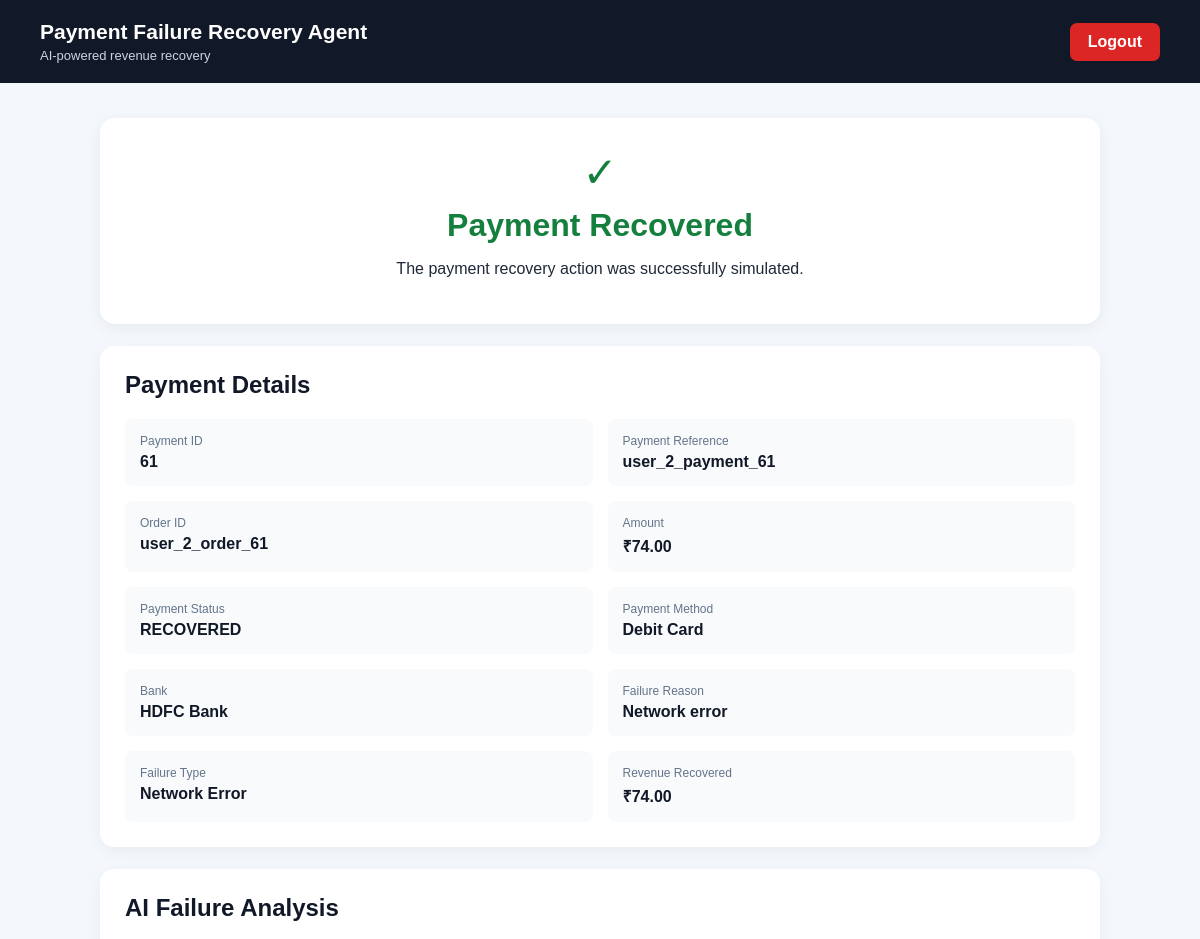
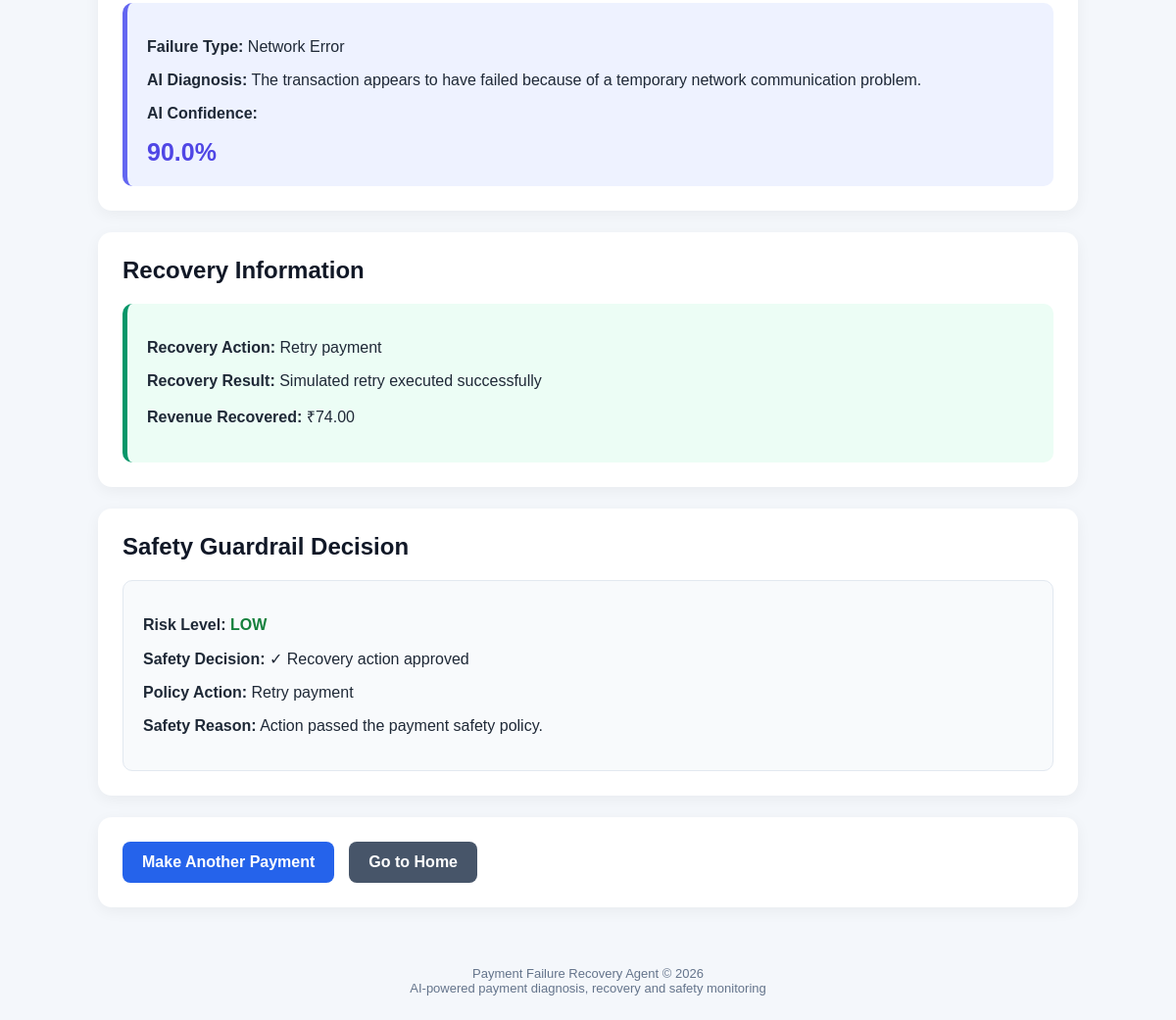
Page /payment-result/61/ (signed in) on the committed database (2 pictures, top to bottom).
### payments/models.py (models this page shows, shortened)
class Payment(models.Model):
    user = models.ForeignKey(
        User,
        on_delete=models.CASCADE,
        null=True,
        blank=True,
        related_name="payments"
    )
    payment_id = models.CharField(
        max_length=255,
        unique=True
    )
    order_id = models.CharField(
        max_length=100,
        blank=True,
        null=True
    )
    amount = models.DecimalField(
        max_digits=12,
        decimal_places=2,
        default=0
    )
    payment_method = models.CharField(
        max_length=100,
        blank=True,
        null=True
    )
    bank = models.CharField(
        max_length=100,
        blank=True,
        null=True
    )
    failure_type = models.CharField(
        max_length=100,
        blank=True,
        null=True
    )
    failure_reason = models.CharField(
        max_length=255,
        blank=True,
        null=True
    )
    cancellation_reason = models.CharField(
        max_length=100,
        blank=True,
        null=True
    )
    status = models.CharField(
        max_length=50,
        default="FAILED"
    )
    retry_count = models.PositiveIntegerField(
        default=0
    )
    ai_diagnosis = models.TextField(
        blank=True,
        null=True
    )
    ai_confidence = models.FloatField(
        blank=True,
        null=True
    )
    recovery_action = models.CharField(
        max_length=255,
        blank=True,
        null=True
    )
    recovery_result = models.TextField(
        blank=True,
        null=True
    )
    revenue_recovered = models.DecimalField(
        max_digits=12,
        decimal_places=2,
        default=0
    )
    created_at = models.DateTimeField(
        auto_now_add=True
    )
    updated_at = models.DateTimeField(
        auto_now=True
    )

class RecoveryAudit(models.Model):
    payment = models.ForeignKey(
        Payment,
        on_delete=models.CASCADE,
        related_name="recovery_audits"
    )
    failure_type = models.CharField(
        max_length=100,
        blank=True,
        null=True
    )
    cancellation_reason = models.CharField(
        max_length=100,
        blank=True,
        null=True
    )
    root_cause = models.CharField(
        max_length=255,
        blank=True,
        null=True
    )
    recommended_action = models.CharField(
        max_length=255,
        blank=True,
        null=True
    )
    confidence = models.FloatField(
        blank=True,
        null=True
    )
    policy_action = models.CharField(
        max_length=255,
        blank=True,
        null=True
    )
    allowed = models.BooleanField(
        default=False
    )
    risk_level = models.CharField(
        max_length=50,
        blank=True,
        null=True
    )
    executed = models.BooleanField(
        default=False
    )
    result = models.TextField(
        blank=True,
        null=True
    )
    reason = models.TextField(
        blank=True,
        null=True
    )
    created_at = models.DateTimeField(
        auto_now_add=True
    )

### payments/views.py (the view)
@login_required
def payment_result(
    request,
    payment_id
):
    if request.user.is_staff:
        payment = get_object_or_404(
            Payment,
            id=payment_id
        )
    else:
        payment = get_object_or_404(
            Payment,
            id=payment_id,
            user=request.user
        )
    latest_audit = (
        RecoveryAudit.objects
        .filter(
            payment=payment
        )
        .order_by("-id")
        .first()
    )
    failure_type = (
        payment.failure_type
        or ""
    ).strip()
    if (
        not failure_type
        and latest_audit
    ):
        failure_type = (
            latest_audit.failure_type
            or ""
        ).strip()
    if not failure_type:
        failure_type = (
            "Unknown Failure"
        )
    confidence_percent = None
    if payment.ai_confidence is not None:
        confidence_percent = round(
            float(
                payment.ai_confidence
            ) * 100,
            1
        )
    ai_diagnosis = (
        payment.ai_diagnosis
        or "Not analyzed"
    )
    recovery_action = (
        payment.recovery_action
        or "Not available"
    )
    recovery_result = (
        payment.recovery_result
        or "No recovery attempt"
    )
    context = {
        "payment":
            payment,
        "audit":
            latest_audit,
        "latest_audit":
            latest_audit,
        "failure_type":
            failure_type,
        "confidence_percent":
            confidence_percent,
        "ai_diagnosis":
            ai_diagnosis,
        "recovery_action":
            recovery_action,
        "recovery_result":
            recovery_result,
        "is_admin":
            request.user.is_staff,
    }
    return render(
        request,
        "payments/payment_result.html",
        context
    )

### payments/templates/payments/payment_result.html (shortened to what this page needs)
<!DOCTYPE html>
<html lang="en">
<head>
</head>
<body>
<header class="header">
    <div>
        <div class="brand">
            Payment Failure Recovery Agent
        </div>
        <div class="subtitle">
            AI-powered revenue recovery
        </div>
    </div>
    <a href="{% url 'logout' %}" class="logout">
        Logout
    </a>
</header>
<div class="container">
    <div class="result-header">
        {% if payment.status == "RECOVERED" %}
            <div class="result-icon success">
                ✓
            </div>
            <h1 class="success">
                Payment Recovered
            </h1>
            <p>
                The payment recovery action was successfully simulated.
            </p>
        {% endif %}
    </div>
    <div class="card">
        <h2>
            Payment Details
        </h2>
        <div class="details-grid">
            <div class="detail">
                <div class="detail-label">
                    Payment ID
                </div>
                <div class="detail-value">
                    {{ payment.id }}
                </div>
            </div>
            <div class="detail">
                <div class="detail-label">
                    Payment Reference
                </div>
                <div class="detail-value">
                    {{ payment.payment_id }}
                </div>
            </div>
            <div class="detail">
                <div class="detail-label">
                    Order ID
                </div>
                <div class="detail-value">
                    {{ payment.order_id }}
                </div>
            </div>
            <div class="detail">
                <div class="detail-label">
                    Amount
                </div>
                <div class="detail-value">
                    ₹{{ payment.amount }}
                </div>
            </div>
            <div class="detail">
                <div class="detail-label">
                    Payment Status
                </div>
                <div class="detail-value">
                    {{ payment.status }}
                </div>
            </div>
            <div class="detail">
                <div class="detail-label">
                    Payment Method
                </div>
                <div class="detail-value">
                    {{ payment.payment_method }}
                </div>
            </div>
            <div class="detail">
                <div class="detail-label">
                    Bank
                </div>
                <div class="detail-value">
                    {{ payment.bank }}
                </div>
            </div>
            <div class="detail">
                <div class="detail-label">
                    Failure Reason
                </div>
                <div class="detail-value">
                    {{ payment.failure_reason }}
                </div>
            </div>
            <div class="detail">
                <div class="detail-label">
                    Failure Type
                </div>
                <div class="detail-value">
                    {{ failure_type }}
                </div>
            </div>
            <div class="detail">
                <div class="detail-label">
                    Revenue Recovered
                </div>
                <div class="detail-value">
                    ₹{{ payment.revenue_recovered }}
                </div>
            </div>
        </div>
    </div>
    <div class="card">
        <h2>
            AI Failure Analysis
        </h2>
        <div class="diagnosis-box">
            <p>
                <strong>Failure Type:</strong>
                {{ failure_type }}
            </p>
            <p>
                <strong>AI Diagnosis:</strong>
                {{ ai_diagnosis }}
            </p>
            <p>
                <strong>AI Confidence:</strong>
            </p>
            {% if confidence_percent != None %}
                <div class="confidence">
                    {{ confidence_percent }}%
                </div>
            {% else %}
                <div class="confidence">
                    Not Available
                </div>
            {% endif %}
        </div>
    </div>
    <div class="card">
        <h2>
            Recovery Information
        </h2>
        <div class="recovery-box">
            <p>
                <strong>Recovery Action:</strong>
                {{ recovery_action }}
            </p>
            <p>
                <strong>Recovery Result:</strong>
                {{ recovery_result }}
            </p>
            <p>
                <strong>Revenue Recovered:</strong>
                ₹{{ payment.revenue_recovered }}
            </p>
        </div>
    </div>
    {% if audit %}
    <div class="card">
        <h2>
            Safety Guardrail Decision
        </h2>
        <div class="guardrail-box">
            <p>
                <strong>Risk Level:</strong>
                {% if audit.risk_level == "LOW" %}
                    <span class="risk-low">
                        LOW
                    </span>
                {% elif audit.risk_level == "HIGH" %}
                    <span class="risk-high">
                        HIGH
                    </span>
                {% else %}
                    <span class="risk-medium">
                        {{ audit.risk_level }}
                    </span>
                {% endif %}
            </p>
            <p>
                <strong>Safety Decision:</strong>
                {% if audit.allowed %}
                    ✓ Recovery action approved
                {% else %}
                    ✕ Recovery action blocked
                {% endif %}
            </p>
            <p>
                <strong>Policy Action:</strong>
                {{ audit.policy_action }}
            </p>
            <p>
                <strong>Safety Reason:</strong>
                {{ audit.reason }}
            </p>
        </div>
    </div>
    {% endif %}
    <div class="card">
        <div class="buttons">
            <a href="{% url 'make_payment' %}"
               class="btn primary">
                Make Another Payment
            </a>
            <a href="{% url 'dashboard' %}"
               class="btn secondary">
                Go to Home
            </a>
        </div>
    </div>
</div>
<footer>
    Payment Failure Recovery Agent © 2026
    <br>
    AI-powered payment diagnosis, recovery and safety monitoring
</footer>
</body>
</html>

### payments/templates/payments/payment_result.html (style rules this page uses)
* { box-sizing: border-box; }
body { margin: 0; font-family: Arial, Helvetica, sans-serif; background: #f4f7fb; color: #1f2937; }
.header { background: #111827; color: white; padding: 20px 40px; display: flex; justify-content: space-between; align-items: center; }
.brand { font-size: 21px; font-weight: bold; }
.subtitle { color: #cbd5e1; font-size: 13px; margin-top: 4px; }
.logout { background: #dc2626; color: white; padding: 10px 18px; border-radius: 7px; text-decoration: none; font-weight: bold; }
.container { width: 92%; max-width: 1000px; margin: 35px auto; }
.result-header { background: white; text-align: center; padding: 30px; border-radius: 15px; margin-bottom: 22px; box-shadow: 0 4px 15px rgba(0,0,0,.06); }
.success { color: #15803d; }
.result-icon { font-size: 42px; }
.result-header h1 { margin: 10px 0; }
.card { background: white; padding: 25px; border-radius: 14px; margin-bottom: 22px; box-shadow: 0 4px 15px rgba(0,0,0,.05); }
.card h2 { margin-top: 0; color: #111827; }
.details-grid { display: grid; grid-template-columns: repeat(2,1fr); gap: 15px; }
.detail { background: #f8fafc; padding: 15px; border-radius: 8px; }
.detail-label { font-size: 12px; color: #64748b; margin-bottom: 5px; }
.detail-value { font-weight: bold; color: #111827; }
.diagnosis-box { background: #eef2ff; border-left: 5px solid #6366f1; padding: 20px; border-radius: 10px; }
.confidence { font-size: 25px; font-weight: bold; color: #4f46e5; }
.recovery-box { background: #ecfdf5; border-left: 5px solid #059669; padding: 20px; border-radius: 10px; }
.guardrail-box { background: #f8fafc; border: 1px solid #e2e8f0; padding: 20px; border-radius: 10px; }
.risk-low { color: #15803d; font-weight: bold; }
.buttons { display: flex; gap: 15px; flex-wrap: wrap; }
.btn { padding: 12px 20px; border-radius: 8px; color: white; font-weight: bold; text-decoration: none; }
.primary { background: #2563eb; }
.secondary { background: #475569; }
footer { text-align: center; padding: 25px; color: #64748b; font-size: 13px; }

### rows in the picture
Payment: id "61", payment_id "user_2_payment_61", order_id "user_2_order_61", amount "74.00", status "RECOVERED", payment_method "Debit Card", bank "HDFC Bank", failure_reason "Network error", failure_type "Network Error", revenue_recovered "74.00", ai_diagnosis "The transaction appears to have failed because of a temporary network communication problem.", recovery_action "Retry payment", recovery_result "Simulated retry executed successfully"
RecoveryAudit: policy_action "Retry payment", reason "Action passed the payment safety policy."

### other values in the picture
{{ confidence_percent }} "90.0"
